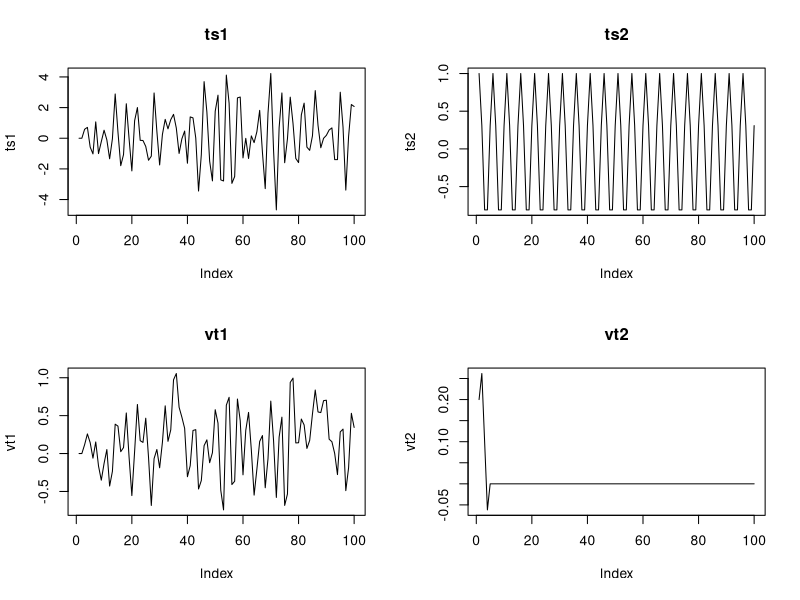

Generate this figure with R:
## ---- chunk 1
knitr::opts_chunk$set(echo = TRUE)
## ---- chunk 2

t <- 0:99 
ts1 <- rep(0,100)

set.seed(12345)
for (i in 3:100){ 
  ts1[i] <- -0.8*ts1[i-2] + rnorm(1,0,1) 
}

ts2 <- cos( 2*pi*t / 5)



vt1 <- rep(0,100)
vt2 <- rep(0,100)

for (i in 1:100){
  if (i == 1){
    vt1[i] <- 0.2 * ts1[i]
    vt2[i] <- 0.2 * ts2[i]

  }
  
   if (i == 2){
    vt1[i] <- 0.2 *(ts1[i-1] + ts1[i])
    vt2[i] <- 0.2 *(ts2[i-1] + ts2[i])
   }
  
    if (i == 3){
    vt1[i] <- 0.2 *(ts1[i] + ts1[i-1] + ts1[i-2])
    vt2[i] <- 0.2 *(ts2[i] + ts2[i-1] + ts2[i-2])
   }
  
  if (i == 4){
    vt1[i] <- 0.2 *(ts1[i] + ts1[i-1] + ts1[i-2] + ts1[i-3])
    vt2[i] <- 0.2 *(ts2[i] + ts2[i-1] + ts2[i-2] + ts2[i-3])
   }
  
  if (i >= 5){
    vt1[i] <- 0.2 *(ts1[i] + ts1[i-1] + ts1[i-2] + ts1[i-3] + ts1[i-4])
    vt2[i] <- 0.2 *(ts2[i] + ts2[i-1] + ts2[i-2] + ts2[i-3] + ts2[i-4])
  }
  
}

par(mfrow = c(2,2))
plot(ts1,type = "l", main = "ts1")
plot(ts2, type = "l", main = "ts2")
plot(vt1,type = "l", main = "vt1")
plot(vt2, type = "l", main = "vt2")
par(mfrow = c(1,1))


acf

filter(0:3,c(-0.8,2))
